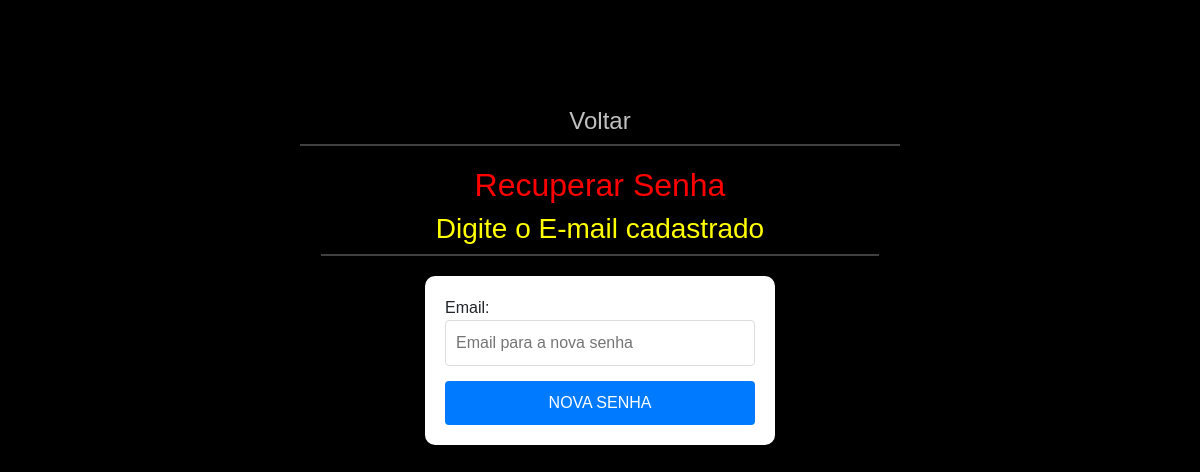
Page /auth/recuperar_senha/ on the earlier database version.
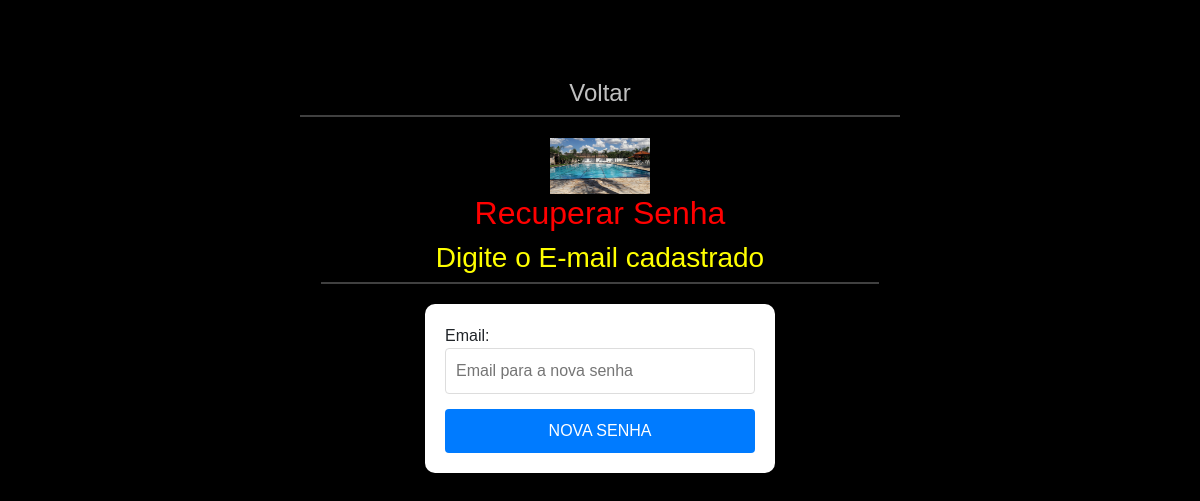
Same page on the later database version.
### index/models.py (models this page shows, shortened)
class ImagemIndex2(models.Model):
    title2 = models.CharField(max_length=100)
    img2 = models.ImageField(upload_to="img_index")
    contato = models.CharField(max_length=150)

### index/views.py (the view, shortened to what this page needs)
# urls.py: path('recuperar_senha/', views.enviar_email, name='enviar_email'),
def enviar_email(request):
    if request.method == 'GET':
        title_img2 = ImagemIndex2.objects.all()
        return render(request, 'recuperar_senha.html', {'title_img2': title_img2})

### index/templates/recuperar_senha.html (shortened to what this page needs)
{% extends 'base_index.html' %}
{% load static %}
{% block head %}
    <link rel="stylesheet" href="{% static 'index/css/recuperar_senha.css' %}">
{% endblock %}
{% block body %}
<br>
<label class="voltar">
    <a href="{% url 'login' %}"><h4>Voltar</h4></a>
</label>
<hr>
        {% for title_img2 in title_img2 %}
            <img src="{{ title_img2.img2.url }}" alt="Descrição da imagem" class="minha-imagem2">
        {% endfor %}
    <div class="container">
        <h2>Recuperar Senha</h2>
        <h3>Digite o E-mail cadastrado</h3>
        <hr>
        <form action="{% url 'enviar_email' %}" method="post">
            <label for="email_recuperar">Email:</label>
            <input type="email" id="email_recuperar" placeholder="Email para a nova senha" name="email_recuperar">
            <input type="submit" value="NOVA SENHA">
        </form>
{% endblock %}

### index/templates/base_index.html (shortened to what this page needs)
{% load static %}
<!doctype html>
<html lang="pt-BR">
  <head>
    <link href="https://cdn.jsdelivr.net/npm/bootstrap@5.3.3/dist/css/bootstrap.min.css" rel="stylesheet">
   {% block head %}{% endblock %}
  </head>
  <body>
    {% block body %}{% endblock %}
  </body>
</html>

### templates/static/index/css/recuperar_senha.css (style rules this page uses)
body { font-family: Arial, sans-serif; background-color: #000000; display: flex; justify-content: center; align-items: center; flex-direction: column; height: 66vh; margin: 0; }
h2 { color: red; text-align: center; }
hr { border: 1px solid #ffffff; width: 50%; margin: 0 auto 20px; }
form { background: #ffffff; padding: 20px; border-radius: 10px; box-shadow: 0 0 10px rgba(0, 0, 0, 0.1); max-width: 350px; margin: auto; }
form input[type="email"] { width: 100%; padding: 10px; margin-bottom: 15px; border: 1px solid #ddd; border-radius: 4px; box-sizing: border-box; }
form input[type="submit"] { background-color: #007bff; color: #ffffff; border: none; padding: 10px; border-radius: 4px; cursor: pointer; font-size: 16px; display: block; width: 100%; }
h3 { color: yellow; text-align: center; }
.minha-imagem2 { width: 100%; max-width: 100px; height: auto; object-fit:cover; margin-top: 1px; }
.voltar a { color: #c0c0c0; text-decoration: none; }

Differences in the rows shown:
added ImagemIndex2: img2 (picture)
